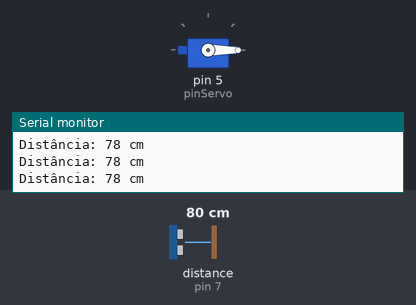
Bench run of a sketch on a simulated Arduino Uno, built with avr-gcc and run on an emulated ATmega328P. On the bench: servo, the last lines printed to the serial monitor. Wiring (inferred from the names in the program): ultrasonic range finder: trigger pin 7; echo pin 7. The test bench sets the inputs (shaded band); at power-on: distance to the obstacle (sensor on pin 7) 80 cm. The echo pulse lasts 58.3 µs per cm.

Above: at 1.3 s.
1.4 s: distance to the obstacle (sensor on pin 7) set to 35 cm
2.9 s: distance to the obstacle (sensor on pin 7) set to 29 cm
At 4.1 s:
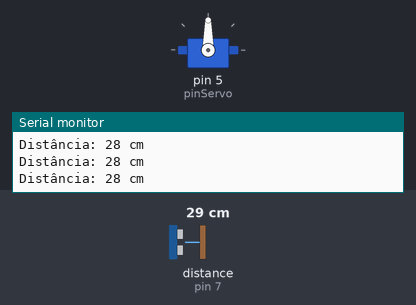
Timing chart, 0 to 5.9 s (numbered marks = the images above; inputs shaded):
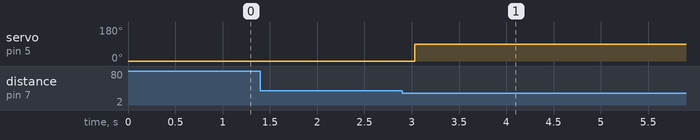

The sketch:

Ex_07.ino
```cpp
#include <Servo.h>
Servo meuServo;
const int pinSensor = 7;
const int pinServo = 5;

void setup() {
  Serial.begin(9600);
  meuServo.attach(pinServo);
  meuServo.write(0);
}

void loop() {
  long duracao;
  int distancia;

  pinMode(pinSensor, OUTPUT);
  digitalWrite(pinSensor, LOW);
  delayMicroseconds(2);
  digitalWrite(pinSensor, HIGH);
  delayMicroseconds(10);
  digitalWrite(pinSensor, LOW);
  pinMode(pinSensor, INPUT);
  duracao = pulseIn(pinSensor, HIGH);
  distancia = duracao * 0.034 / 2;

  Serial.print("Distância: ");
  Serial.print(distancia);
  Serial.println(" cm");

  if (distancia > 0 && distancia <= 30) {
    meuServo.write(90);
    Serial.println("Porta Aberta");
    while (true) {
      pinMode(pinSensor, OUTPUT);
      digitalWrite(pinSensor, LOW);
      delayMicroseconds(2);
      digitalWrite(pinSensor, HIGH);
      delayMicroseconds(10);
      digitalWrite(pinSensor, LOW);
      pinMode(pinSensor, INPUT);
      duracao = pulseIn(pinSensor, HIGH);
      distancia = duracao * 0.034 / 2;

      Serial.print("Distância: ");
      Serial.print(distancia);
      Serial.println(" cm");

      if (distancia > 30) break;
      delay(500);
    }
    delay(3000);
    pinMode(pinSensor, OUTPUT);
    digitalWrite(pinSensor, LOW);
    delayMicroseconds(2);
    digitalWrite(pinSensor, HIGH);
    delayMicroseconds(10);
    digitalWrite(pinSensor, LOW);
    pinMode(pinSensor, INPUT);
    duracao = pulseIn(pinSensor, HIGH);
    distancia = duracao * 0.034 / 2;

    if (distancia > 30) {
      meuServo.write(0);
      Serial.println("Porta Fechada");
    }
  }
  delay(500);
}
```

Measured:
- the behaviour switches between 32 and 31 cm on distance to the obstacle (sensor on pin 7) (found by bisection; images 0 and 1)
- after the input at 2.9 s, servo on pin 5 (pinServo): 0° → 90° after 0.13 s
